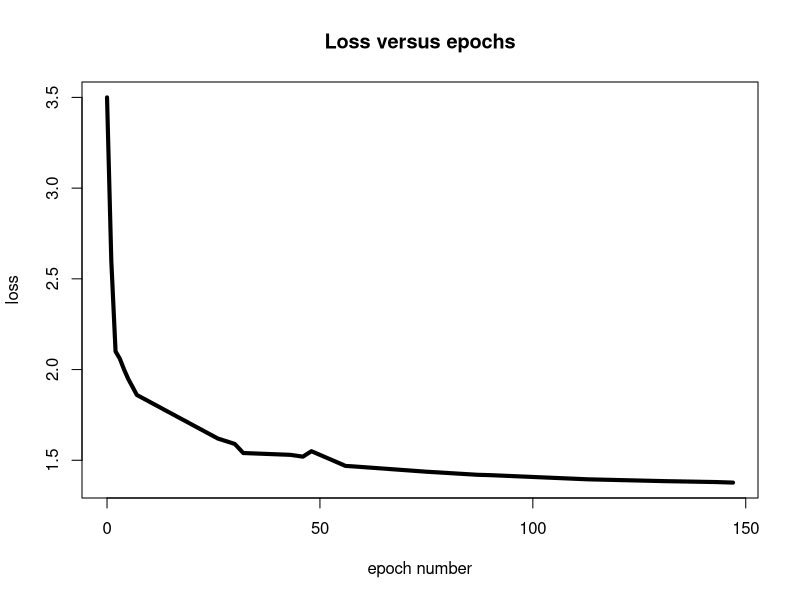
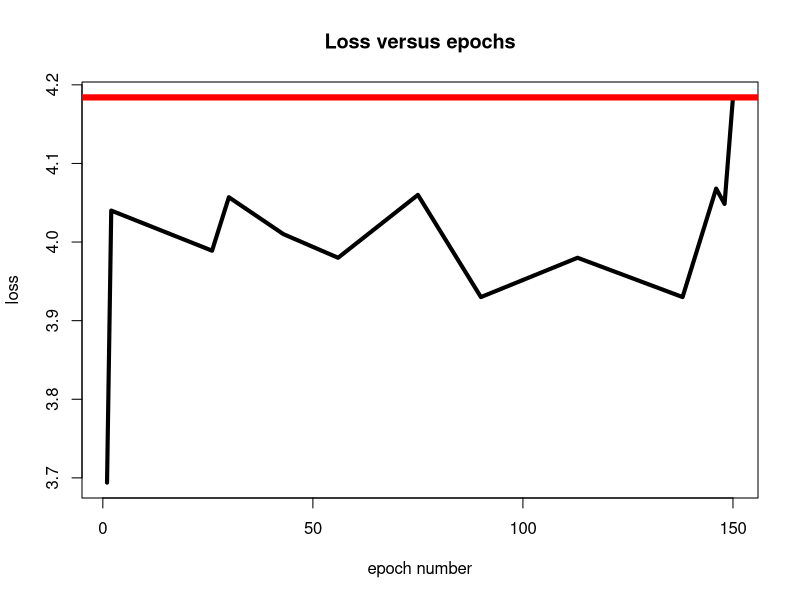

These figures' R source, in order:
#Loss versus epochs



x<- c(0, 1, 2, 3, 4, 5 ,6, 7, 
     26, 30, 32, 43, 46, 48,  56, 58,
     75, 87, 90, 97, 113, 131, 143,
     147 )
y<-c(3.5, 2.6, 2.1, 2.06, 2.00, 1.947, 1.904, 1.86,    
     1.62, 1.59, 1.54, 1.53, 1.52, 1.55,  1.469,1.466,
     1.437, 1.42, 1.418, 1.411, 1.395, 1.385, 1.38,
     1.377  )
plot(x, y, type="l", lwd = 4, xlab="epoch number", ylab="loss", main="Loss versus epochs")



#Entropy versus epochs

xx<- c(1,2,26,30,43,56,75,90,113,138,146,148, 150)
yy<-c(3.694,4.04,3.989,4.057,4.01,3.98,4.06,3.93,3.98,3.93,4.068,4.0485, 4.184)
plot(xx, yy, type="l", lwd = 4, xlab="epoch number", ylab="loss", main="Loss versus epochs")
abline(h = 4.184, lwd="6", col="red")
